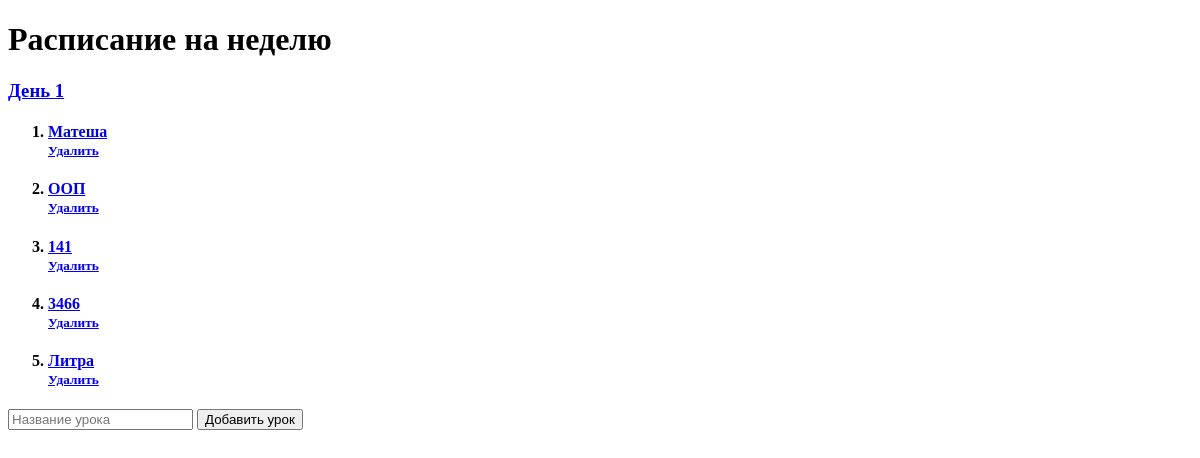
Before: / with the older database file.
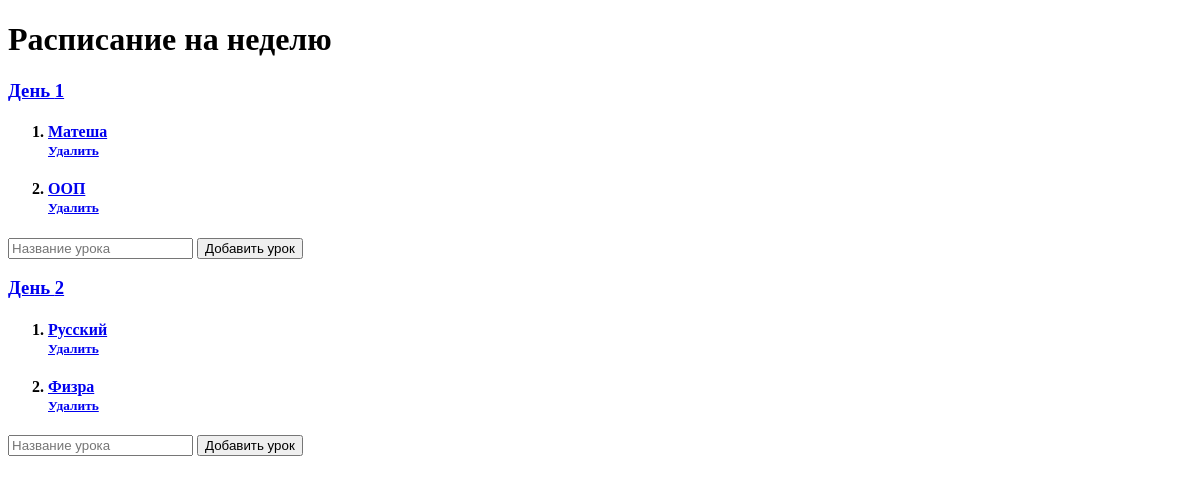
After: the same page with the newer database file.
### app/models.py (models this page shows)
class Day(models.Model):
    index = models.TextField(null=False, default="")
    lessnum = models.TextField(null=False, default=0)

class Lesson(models.Model):
    name = models.TextField(null=False, default="")
    project = models.ForeignKey(Day, on_delete=models.CASCADE, null=True)

### app/views.py (the view)
# urls.py: path('', index),
def index(request):
    day = Day.objects.all()
    lessons = []
    for i in day:
        lessons.append(Lesson.objects.filter(project_id = i.id))
    return render(request, 'index.html', {"lessons":lessons, "day":day})

### app/templates/index.html (shortened to what this page needs)
<!DOCTYPE html>
<html lang="en">
<head>
</head>
<body>
<h1>Расписание на неделю</h1>
{% for i in day %}
    <h3><a href = "/day?did={{i.id}}">День {{ i.id }}</a></h3>
    <ol>
        {% for l in lessons %}
            {% for k in l %}
                {% if k.project_id == i.id %}
                    <h4>
                        <li><a href="/lesson?lid={{ k.id }}">{{ k.name }}</a></li>
                    <small><a href="delete_lesson?iii={{ k.id }}">Удалить</a></small>
                    </h4>
                {% endif %}
            {% endfor %}
        {% endfor %}
    </ol>
    <form action="/add_lesson">
        <input name="name" type="text" placeholder="Название урока">
        <button>Добавить урок</button>
    </form>
{% endfor %}
</body>
</html>

Changed rows visible on the page:
removed Lesson: name "141", shown under Day id 1
removed Lesson: name "3466", shown under Day id 1
removed Lesson: name "Литра", shown under Day id 1
added Day: id "2"
added Lesson: name "Русский"
added Lesson: name "Физра"
